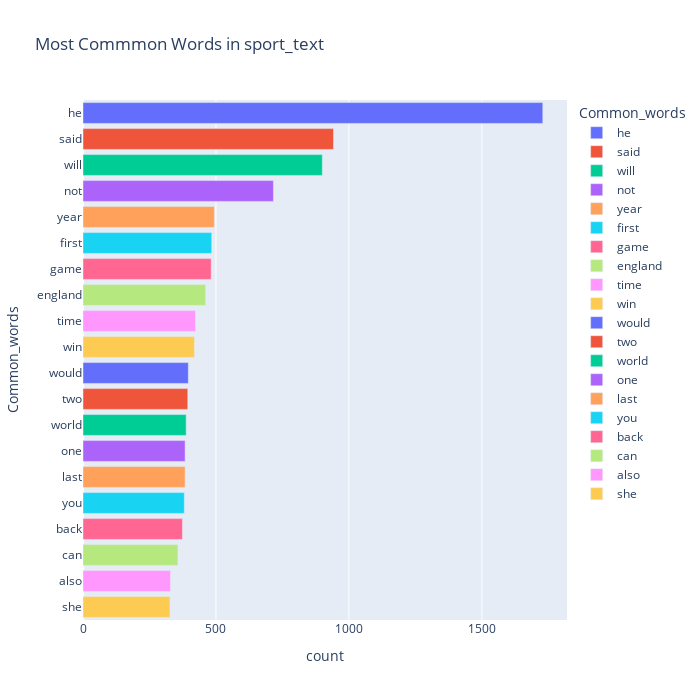

Source (notebook cell):
### Code cell
top = Counter([item for sublist in sport_text['short_word'] for item in sublist])
temp_positive = pd.DataFrame(top.most_common(20))
temp_positive.columns = ['Common_words','count']
fig = px.bar(temp_positive, x="count", y="Common_words", title='Most Commmon Words in sport_text', orientation='h', 
             width=700, height=700,color='Common_words')
fig.show()

### Figure 1 — Plotly figure (JSON) as saved in the notebook; plotly's stock layout.template omitted (floating-point values rounded to 4 significant figures)
{"data": [{"alignmentgroup": "True", "hovertemplate": "Common_words=%{y}<br>count=%{x}<extra></extra>", "legendgroup": "he", "marker": {"color": "#636efa", "pattern": {"shape": ""}}, "name": "he", "offsetgroup": "he", "orientation": "h", "showlegend": true, "textposition": "auto", "type": "bar", "x": [1729], "xaxis": "x", "y": ["he"], "yaxis": "y"}, {"alignmentgroup": "True", "hovertemplate": "Common_words=%{y}<br>count=%{x}<extra></extra>", "legendgroup": "said", "marker": {"color": "#EF553B", "pattern": {"shape": ""}}, "name": "said", "offsetgroup": "said", "orientation": "h", "showlegend": true, "textposition": "auto", "type": "bar", "x": [942], "xaxis": "x", "y": ["said"], "yaxis": "y"}, {"alignmentgroup": "True", "hovertemplate": "Common_words=%{y}<br>count=%{x}<extra></extra>", "legendgroup": "will", "marker": {"color": "#00cc96", "pattern": {"shape": ""}}, "name": "will", "offsetgroup": "will", "orientation": "h", "showlegend": true, "textposition": "auto", "type": "bar", "x": [900], "xaxis": "x", "y": ["will"], "yaxis": "y"}, {"alignmentgroup": "True", "hovertemplate": "Common_words=%{y}<br>count=%{x}<extra></extra>", "legendgroup": "not", "marker": {"color": "#ab63fa", "pattern": {"shape": ""}}, "name": "not", "offsetgroup": "not", "orientation": "h", "showlegend": true, "textposition": "auto", "type": "bar", "x": [716], "xaxis": "x", "y": ["not"], "yaxis": "y"}, {"alignmentgroup": "True", "hovertemplate": "Common_words=%{y}<br>count=%{x}<extra></extra>", "legendgroup": "year", "marker": {"color": "#FFA15A", "pattern": {"shape": ""}}, "name": "year", "offsetgroup": "year", "orientation": "h", "showlegend": true, "textposition": "auto", "type": "bar", "x": [494], "xaxis": "x", "y": ["year"], "yaxis": "y"}, {"alignmentgroup": "True", "hovertemplate": "Common_words=%{y}<br>count=%{x}<extra></extra>", "legendgroup": "first", "marker": {"color": "#19d3f3", "pattern": {"shape": ""}}, "name": "first", "offsetgroup": "first", "orientation": "h", "showlegend": true, "textposition": "auto", "type": "bar", "x": [484], "xaxis": "x", "y": ["first"], "yaxis": "y"}, {"alignmentgroup": "True", "hovertemplate": "Common_words=%{y}<br>count=%{x}<extra></extra>", "legendgroup": "game", "marker": {"color": "#FF6692", "pattern": {"shape": ""}}, "name": "game", "offsetgroup": "game", "orientation": "h", "showlegend": true, "textposition": "auto", "type": "bar", "x": [482], "xaxis": "x", "y": ["game"], "yaxis": "y"}, {"alignmentgroup": "True", "hovertemplate": "Common_words=%{y}<br>count=%{x}<extra></extra>", "legendgroup": "england", "marker": {"color": "#B6E880", "pattern": {"shape": ""}}, "name": "england", "offsetgroup": "england", "orientation": "h", "showlegend": true, "textposition": "auto", "type": "bar", "x": [461], "xaxis": "x", "y": ["england"], "yaxis": "y"}, {"alignmentgroup": "True", "hovertemplate": "Common_words=%{y}<br>count=%{x}<extra></extra>", "legendgroup": "time", "marker": {"color": "#FF97FF", "pattern": {"shape": ""}}, "name": "time", "offsetgroup": "time", "orientation": "h", "showlegend": true, "textposition": "auto", "type": "bar", "x": [423], "xaxis": "x", "y": ["time"], "yaxis": "y"}, {"alignmentgroup": "True", "hovertemplate": "Common_words=%{y}<br>count=%{x}<extra></extra>", "legendgroup": "win", "marker": {"color": "#FECB52", "pattern": {"shape": ""}}, "name": "win", "offsetgroup": "win", "orientation": "h", "showlegend": true, "textposition": "auto", "type": "bar", "x": [419], "xaxis": "x", "y": ["win"], "yaxis": "y"}, {"alignmentgroup": "True", "hovertemplate": "Common_words=%{y}<br>count=%{x}<extra></extra>", "legendgroup": "would", "marker": {"color": "#636efa", "pattern": {"shape": ""}}, "name": "would", "offsetgroup": "would", "orientation": "h", "showlegend": true, "textposition": "auto", "type": "bar", "x": [396], "xaxis": "x", "y": ["would"], "yaxis": "y"}, {"alignmentgroup": "True", "hovertemplate": "Common_words=%{y}<br>count=%{x}<extra></extra>", "legendgroup": "two", "marker": {"color": "#EF553B", "pattern": {"shape": ""}}, "name": "two", "offsetgroup": "two", "orientation": "h", "showlegend": true, "textposition": "auto", "type": "bar", "x": [394], "xaxis": "x", "y": ["two"], "yaxis": "y"}, {"alignmentgroup": "True", "hovertemplate": "Common_words=%{y}<br>count=%{x}<extra></extra>", "legendgroup": "world", "marker": {"color": "#00cc96", "pattern": {"shape": ""}}, "name": "world", "offsetgroup": "world", "orientation": "h", "showlegend": true, "textposition": "auto", "type": "bar", "x": [388], "xaxis": "x", "y": ["world"], "yaxis": "y"}, {"alignmentgroup": "True", "hovertemplate": "Common_words=%{y}<br>count=%{x}<extra></extra>", "legendgroup": "one", "marker": {"color": "#ab63fa", "pattern": {"shape": ""}}, "name": "one", "offsetgroup": "one", "orientation": "h", "showlegend": true, "textposition": "auto", "type": "bar", "x": [384], "xaxis": "x", "y": ["one"], "yaxis": "y"}, {"alignmentgroup": "True", "hovertemplate": "Common_words=%{y}<br>count=%{x}<extra></extra>", "legendgroup": "last", "marker": {"color": "#FFA15A", "pattern": {"shape": ""}}, "name": "last", "offsetgroup": "last", "orientation": "h", "showlegend": true, "textposition": "auto", "type": "bar", "x": [384], "xaxis": "x", "y": ["last"], "yaxis": "y"}, {"alignmentgroup": "True", "hovertemplate": "Common_words=%{y}<br>count=%{x}<extra></extra>", "legendgroup": "you", "marker": {"color": "#19d3f3", "pattern": {"shape": ""}}, "name": "you", "offsetgroup": "you", "orientation": "h", "showlegend": true, "textposition": "auto", "type": "bar", "x": [381], "xaxis": "x", "y": ["you"], "yaxis": "y"}, {"alignmentgroup": "True", "hovertemplate": "Common_words=%{y}<br>count=%{x}<extra></extra>", "legendgroup": "back", "marker": {"color": "#FF6692", "pattern": {"shape": ""}}, "name": "back", "offsetgroup": "back", "orientation": "h", "showlegend": true, "textposition": "auto", "type": "bar", "x": [374], "xaxis": "x", "y": ["back"], "yaxis": "y"}, {"alignmentgroup": "True", "hovertemplate": "Common_words=%{y}<br>count=%{x}<extra></extra>", "legendgroup": "can", "marker": {"color": "#B6E880", "pattern": {"shape": ""}}, "name": "can", "offsetgroup": "can", "orientation": "h", "showlegend": true, "textposition": "auto", "type": "bar", "x": [357], "xaxis": "x", "y": ["can"], "yaxis": "y"}, {"alignmentgroup": "True", "hovertemplate": "Common_words=%{y}<br>count=%{x}<extra></extra>", "legendgroup": "also", "marker": {"color": "#FF97FF", "pattern": {"shape": ""}}, "name": "also", "offsetgroup": "also", "orientation": "h", "showlegend": true, "textposition": "auto", "type": "bar", "x": [329], "xaxis": "x", "y": ["also"], "yaxis": "y"}, {"alignmentgroup": "True", "hovertemplate": "Common_words=%{y}<br>count=%{x}<extra></extra>", "legendgroup": "she", "marker": {"color": "#FECB52", "pattern": {"shape": ""}}, "name": "she", "offsetgroup": "she", "orientation": "h", "showlegend": true, "textposition": "auto", "type": "bar", "x": [327], "xaxis": "x", "y": ["she"], "yaxis": "y"}], "layout": {"barmode": "relative", "height": 700, "legend": {"title": {"text": "Common_words"}, "tracegroupgap": 0}, "title": {"text": "Most Commmon Words in sport_text"}, "width": 700, "xaxis": {"anchor": "y", "domain": [0, 1], "title": {"text": "count"}}, "yaxis": {"anchor": "x", "categoryarray": ["she", "also", "can", "back", "you", "last", "one", "world", "two", "would", "win", "time", "england", "game", "first", "year", "not", "will", "said", "he"], "categoryorder": "array", "domain": [0, 1], "title": {"text": "Common_words"}}}}
